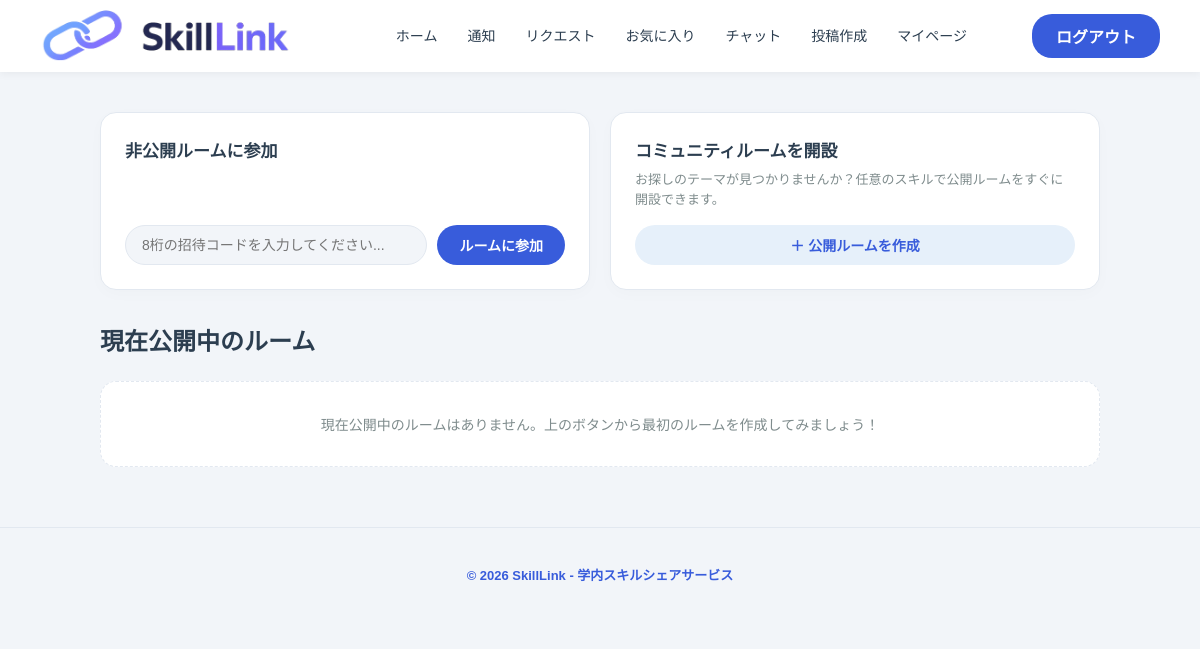
The page /my-created-rooms (signed in) on the database as committed earlier.
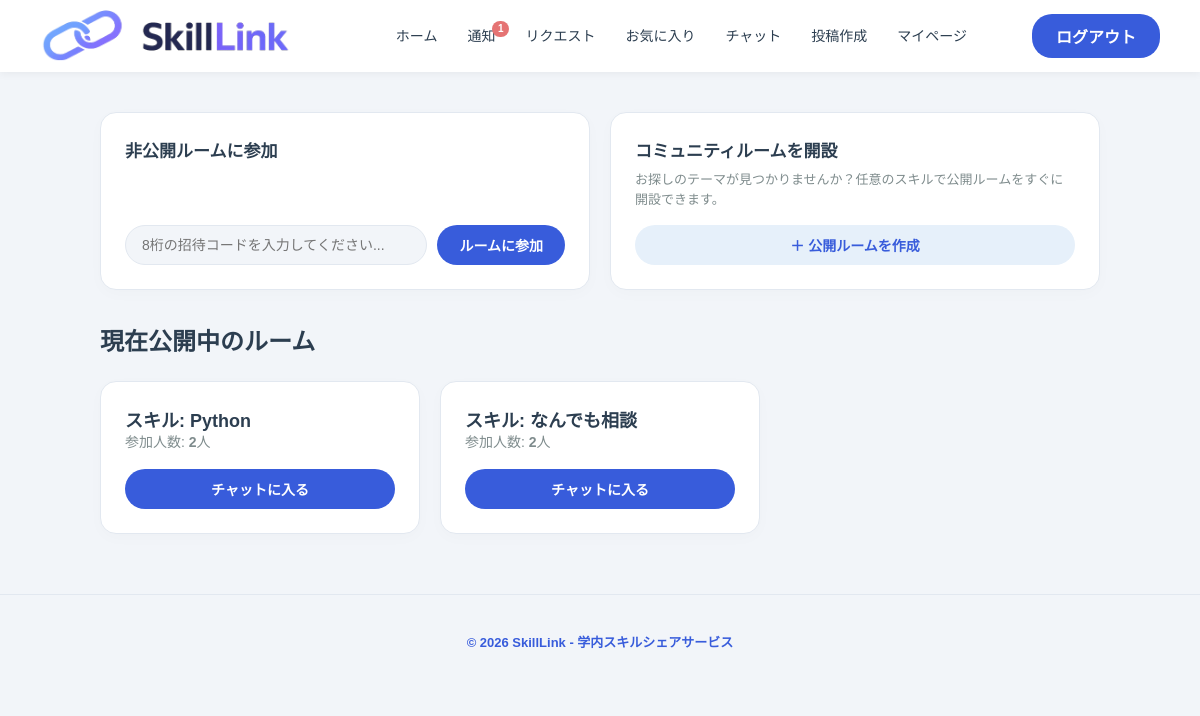
The same page on the database as committed later.
### tables this page shows
CREATE TABLE rooms (
        room_id INTEGER PRIMARY KEY AUTOINCREMENT,
        skill_id INTEGER,
        created_by INTEGER,
        is_public INTEGER DEFAULT 0,
        created_at TIMESTAMP DEFAULT CURRENT_TIMESTAMP);

CREATE TABLE skills (skill_id INTEGER PRIMARY KEY AUTOINCREMENT, skill_name TEXT NOT NULL, category_id INTEGER NOT NULL , FOREIGN KEY(category_id) REFERENCES categories(category_id), UNIQUE (skill_name, category_id));

### routes/chat.py (the view)
@chat.route('/my-created-rooms')
def list_my_created_rooms():
    user_id = session.get('user_id')
    if not user_id:
        return redirect('/login')
    db = get_db()
    created_rooms = db.execute(
        """
        SELECT rooms.room_id, skills.skill_name,
               (SELECT COUNT(*) FROM room_members WHERE room_id = rooms.room_id) AS total_members
        FROM rooms
        LEFT JOIN skills ON rooms.skill_id = skills.skill_id
        WHERE rooms.created_by = ?
    """,
        (user_id,),
    ).fetchall()
    return render_template('public_rooms.html', rooms=created_rooms)

### app.py (called while the page is built)
@app.after_request
def add_header(response):
    response.headers['Cache-Control'] = 'no-store, no-cache, must-revalidate, post-check=0, pre-check=0, max-age=0'
    response.headers['Pragma'] = 'no-cache'
    response.headers['Expires'] = '0'
    return response

@app.context_processor
def inject_unread_notifications():
    if 'user_id' in session:
        db = get_db()
        count = db.execute(
            "SELECT COUNT(*) FROM notifications WHERE user_id = ? AND is_read = 0",
            (session['user_id'],)
        ).fetchone()[0]
        return {'unread_notifications': count}
    return {'unread_notifications': 0}

### routes/auth.py (called while the page is built)
def connect_db():
    rv = sqlite3.connect(DATABASE, timeout=20.0)
    rv.row_factory = sqlite3.Row  # カラム名でのデータ取得を可能にする設定
    return rv

def get_db():
    if not hasattr(g, 'sqlite_db'):
        g.sqlite_db = connect_db()
    return g.sqlite_db

### templates/public_rooms.html (shortened to what this page needs)
<!DOCTYPE html>
<html lang="ja">
<head>
    <link rel="stylesheet" href="{{ url_for('static', filename='css/header.css') }}">
    <link rel="stylesheet" href="{{ url_for('static', filename='css/variables.css') }}">
    <link rel="stylesheet" href="{{ url_for('static', filename='css/footer.css') }}">
    <link rel="stylesheet" href="{{ url_for('static', filename='css/public_rooms.css') }}">
</head>
<body>
    {% include 'header.html' %}
    <div class="container">
        <div class="action-row">
            <div class="action-section">
                <h3>非公開ルームに参加</h3>
                <form action="{{ url_for('chat.join_private_room') }}" method="POST" class="action-form">
                    <input type="text" name="room_code" placeholder="8桁の招待コードを入力してください..." required autocomplete="off">
                    <button type="submit" class="btn">ルームに参加</button>
                </form>
            </div>
            <div class="action-section">
                <h3>コミュニティルームを開設</h3>
                <p>お探しのテーマが見つかりませんか？任意のスキルで公開ルームをすぐに開設できます。</p>
                <a href="{{ url_for('chat.show_create_room_form') }}" class="btn btn-secondary">
                    ＋ 公開ルームを作成
                </a>
            </div>
        </div>
        <h2>現在公開中のルーム</h2>
        {% if rooms %}
            <div class="rooms-grid">
                {% for room in rooms %}
                    <div class="room-card">
                        <div>
                            <h3>スキル: {{ room.skill_name if room.skill_name else "総合交流" }}</h3>
                            <p>参加人数: <strong>{{ room.total_members }}</strong>人</p>
                        </div>
                        <a href="{{ url_for('chat.access_room', room_id=room.room_id) }}" class="btn btn-block">
                            チャットに入る
                        </a>
                    </div>
                {% endfor %}
            </div>
        {% else %}
            <p class="no-rooms">
                現在公開中のルームはありません。上のボタンから最初のルームを作成してみましょう！
            </p>
        {% endif %}
    </div>
    {% include 'footer.html' %}
</body>
</html>

Rows that differ between the two databases and show on the page:
now on this page (row edited): rooms: skill_name "Python", total_members "2"
added rooms: skill_name "なんでも相談", total_members "2"
Other text that changed with them:
{{ unread_notifications }}: (not shown) → "1"
text no longer shown: "現在公開中のルームはありません。上のボタンから最初のルームを作成してみましょう！"
